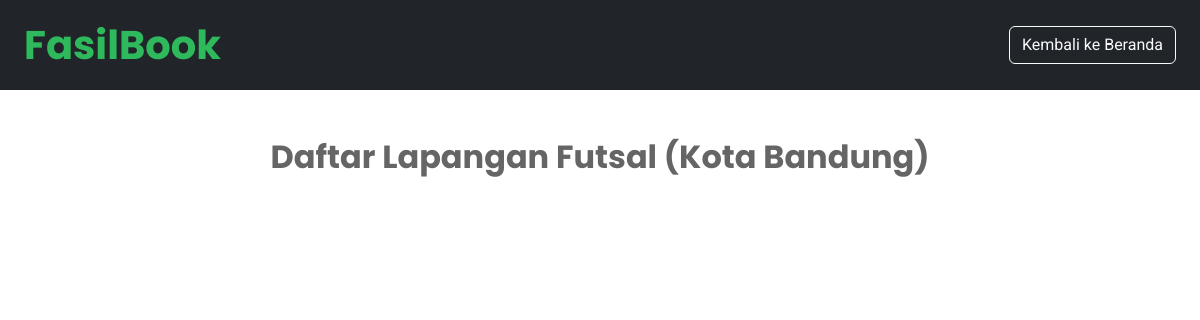
Before: /katalog.php with the older database file.
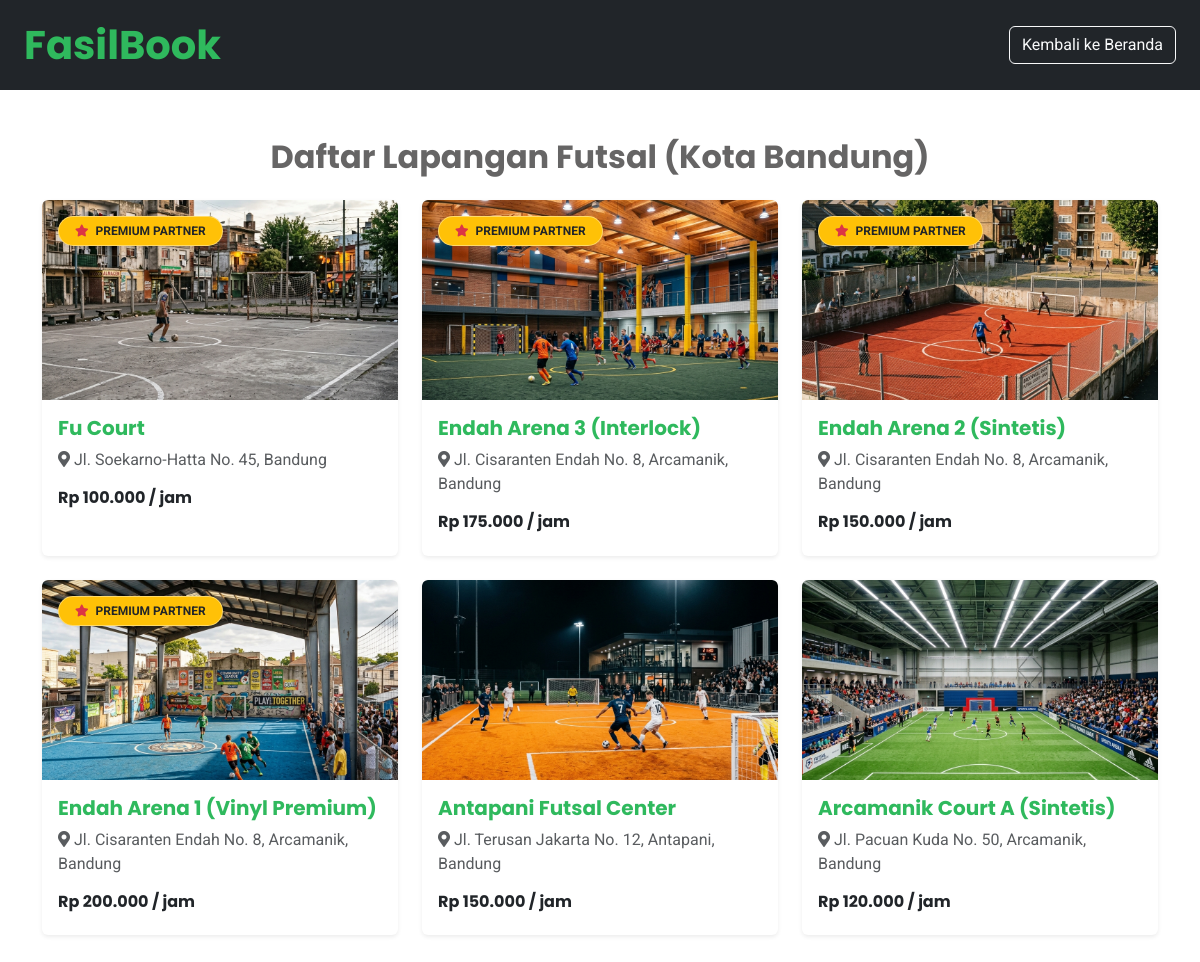
After: the same page with the newer database file.
### tables this page shows
CREATE TABLE `lapangan` (
  `id` int(11) NOT NULL AUTO_INCREMENT,
  `id_mitra` int(11) NOT NULL,
  `nama_lapangan` varchar(100) NOT NULL,
  `lokasi` text NOT NULL,
  `harga_per_jam` int(11) NOT NULL,
  `gambar` varchar(255) NOT NULL,
  PRIMARY KEY (`id`),
  KEY `id_mitra` (`id_mitra`),
  CONSTRAINT `fk_lapangan_mitra` FOREIGN KEY (`id_mitra`) REFERENCES `mitra` (`id`) ON DELETE CASCADE
);

### katalog.php (the view, shortened to what this page needs)
<?php include 'db.php'; ?>
<!DOCTYPE html>
<html lang="id">
<head>
    <link href="https://cdnjs.cloudflare.com/ajax/libs/font-awesome/5.10.0/css/all.min.css" rel="stylesheet">
    <link href="https://cdn.jsdelivr.net/npm/bootstrap@5.3.0/dist/css/bootstrap.min.css" rel="stylesheet">
    <link href="css/style.css" rel="stylesheet">
</head>
<body>
    <nav class="navbar navbar-dark bg-dark px-4 py-3">
        <a href="index.php" class="navbar-brand"><h1 class="text-primary m-0">FasilBook</h1></a>
        <a href="index.php" class="btn btn-outline-light">Kembali ke Beranda</a>
    </nav>
    <div class="container py-5">
        <h2 class="mb-4 text-center">Daftar Lapangan Futsal (Kota Bandung)</h2>
        <div class="row g-4">
            <?php
            $result = $conn->query("SELECT l.*, m.paket
                                    FROM lapangan l
                                    JOIN mitra m ON l.id_mitra = m.id
                                    ORDER BY
                                        CASE m.paket
                                            WHEN 'Scale' THEN 1
                                            WHEN 'Growth' THEN 2
                                            WHEN 'Starter' THEN 3
                                        END, l.id DESC");
            if($result && $result->num_rows > 0){
                while($row = $result->fetch_assoc()){
                    $gambar = !empty($row['gambar']) ? $row['gambar'] : '';
                    $is_premium = ($row['paket'] == 'Scale');
                    $badge_html = '';
                    if ($is_premium) {
                        $badge_html = '<div class="position-absolute top-0 start-0 m-3 badge bg-warning text-dark fw-bold px-3 py-2 shadow-sm" style="z-index: 10; font-size: 0.75rem; border-radius: 50px; border: 1px solid rgba(255,255,255,0.4);"><i class="fa fa-star text-danger me-1"></i> PREMIUM PARTNER</div>';
                    }
                    echo '<div class="col-md-4">
                            <div class="card h-100 shadow-sm overflow-hidden border-0 rounded position-relative">
                                '.$badge_html.'';
                    if($gambar){
                        echo '<img src="'.$gambar.'" alt="'.$row['nama_lapangan'].'" class="card-img-top" style="height: 200px; object-fit: cover;">';
                    }
                    echo '      <div class="card-body">
                                    <h5 class="card-title text-primary">'.$row['nama_lapangan'].'</h5>
                                    <p class="card-text text-muted"><i class="fa fa-map-marker-alt me-1"></i>'.$row['lokasi'].'</p>
                                    '.($is_premium && !empty($row['harga_promo']) ? '
                                    <h6 class="mb-0"><span class="text-muted text-decoration-line-through small me-2" style="font-size:0.85rem;">Rp '.number_format($row['harga_per_jam'], 0, ',', '.').'</span> <span class="text-success fw-bold">Rp '.number_format($row['harga_promo'], 0, ',', '.').' / jam</span></h6>
                                    ' : '
                                    <h6 class="fw-bold text-dark">Rp '.number_format($row['harga_per_jam'], 0, ',', '.').' / jam</h6>
                                    ').'
                                </div>
                            </div>
                          </div>';
                }
            }
            ?>
        </div>
    </div>
</body>
</html>

### css/style.css (style rules this page uses)
:root { --primary: #2FB95D; --secondary: #343A40; --light: #F1F8F4; --dark: #212529; }
body { font-family: 'Roboto', sans-serif; color: #666565; background-color: white; }
h1, h2, h3, h4, h5, h6, .navbar-brand { font-family: 'Poppins', sans-serif; font-weight: 700; }
.text-primary { color: var(--primary) !important; }
.bg-dark { background-color: var(--dark) !important; }

Changed rows visible on the page:
now on this page (row edited): lapangan: shows "PREMIUM PARTNER", gambar (picture), nama_lapangan "Fu Court", lokasi "Jl. Soekarno-Hatta No. 45, Bandung", harga_per_jam "100.000"
now on this page (row edited): lapangan: shows "PREMIUM PARTNER", gambar (picture), nama_lapangan "Endah Arena 3 (Interlock)", lokasi "Jl. Cisaranten Endah No. 8, Arcamanik, Bandung", harga_per_jam "175.000"
now on this page (row edited): lapangan: shows "PREMIUM PARTNER", gambar (picture), nama_lapangan "Endah Arena 2 (Sintetis)", lokasi "Jl. Cisaranten Endah No. 8, Arcamanik, Bandung", harga_per_jam "150.000"
now on this page (row edited): lapangan: shows "PREMIUM PARTNER", gambar (picture), nama_lapangan "Endah Arena 1 (Vinyl Premium)", lokasi "Jl. Cisaranten Endah No. 8, Arcamanik, Bandung", harga_per_jam "200.000"
now on this page (row edited): lapangan: gambar (picture), nama_lapangan "Antapani Futsal Center", lokasi "Jl. Terusan Jakarta No. 12, Antapani, Bandung", harga_per_jam "150.000"
now on this page (row edited): lapangan: gambar (picture), nama_lapangan "Arcamanik Court A (Sintetis)", lokasi "Jl. Pacuan Kuda No. 50, Arcamanik, Bandung", harga_per_jam "120.000"
